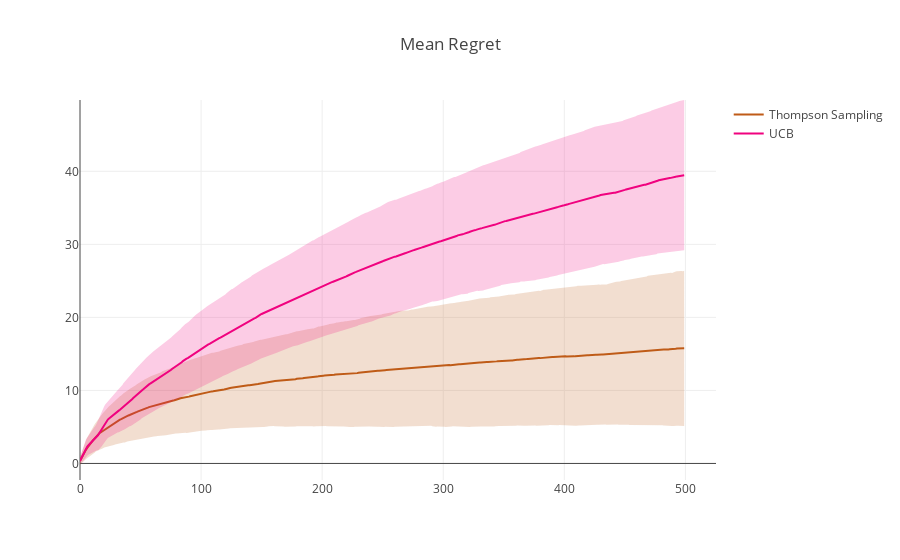

The code cell stored with this chart in its notebook:
### Code cell
regret_plot_handler = RegretPlotHandler(sim.cumulative_regret)
regret_plot_handler.colors =cl.scales['7']['qual']['Accent']
regret_plot_handler.plot_regret(figure_layout=go.Layout(title='Mean Regret'))

### Figure 1 — Plotly figure (JSON) as saved in the notebook; plotly's stock layout.template omitted (floating-point values rounded to 4 significant figures; data arrays with more than 128 entries replaced by an {"elided": "..."} marker saying what was removed)
{"data": [{"fill": "tozerox", "fillcolor": "rgba(191,91,23,0.2)", "line": {"color": "rgba(255,255,255,0)"}, "name": "Thompson Sampling", "showlegend": false, "x": {"elided": "1000 int values"}, "y": {"elided": "1000 float values"}, "type": "scatter", "uid": "e4a75276-726b-11e9-abf1-0bdb74ceb67a"}, {"line": {"color": "rgb(191,91,23)"}, "mode": "lines", "name": "Thompson Sampling", "x": {"elided": "500 int values"}, "y": {"elided": "500 float values"}, "type": "scatter", "uid": "e4a755d2-726b-11e9-abf1-0bdb74ceb67a"}, {"fill": "tozerox", "fillcolor": "rgba(240,2,127,0.2)", "line": {"color": "rgba(255,255,255,0)"}, "name": "UCB", "showlegend": false, "x": {"elided": "1000 int values"}, "y": {"elided": "1000 float values"}, "type": "scatter", "uid": "e4a7579e-726b-11e9-abf1-0bdb74ceb67a"}, {"line": {"color": "rgb(240,2,127)"}, "mode": "lines", "name": "UCB", "x": {"elided": "500 int values"}, "y": {"elided": "500 float values"}, "type": "scatter", "uid": "e4a75924-726b-11e9-abf1-0bdb74ceb67a"}], "layout": {"title": "Mean Regret"}}
